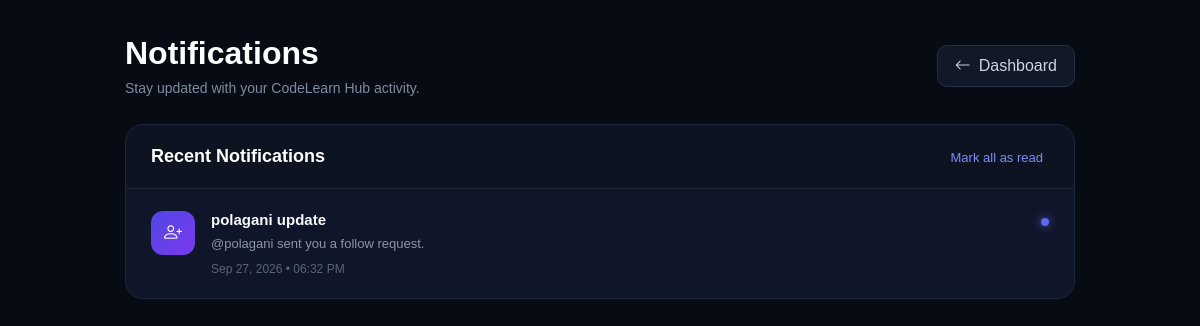
The app's page /notifications/ (signed in) with its own data.
### blog/models.py (models this page shows, shortened)
class Notification(models.Model):
    NOTIFICATION_TYPES = [
        ("FOLLOW_REQUEST", "Follow Request"),
        ("FOLLOW_ACCEPTED", "Follow Accepted"),
        ("FOLLOW_REJECTED", "Follow Rejected"),
        ("FOLLOW_BACK", "Follow Back"),
    ]
    recipient = models.ForeignKey(
        User,
        on_delete=models.CASCADE,
        related_name="notifications"
    )
    sender = models.ForeignKey(
        User,
        on_delete=models.CASCADE,
        related_name="sent_notifications"
    )
    notification_type = models.CharField(
        max_length=30,
        choices=NOTIFICATION_TYPES
    )
    message = models.CharField(
        max_length=255
    )
    is_read = models.BooleanField(
        default=False
    )
    created_at = models.DateTimeField(
        auto_now_add=True
    )
    class Meta:
        ordering = ["-created_at"]

### blog/views.py (the view)
@login_required
def notifications(request):
    notifications = Notification.objects.filter(
        recipient=request.user
    ).select_related(
        'sender'
    ).order_by('-created_at')
    if request.method == 'POST' and request.POST.get('mark_all_read') == '1':
        notifications.filter(is_read=False).update(is_read=True)
        return redirect('blog:notifications')
    return render(
        request,
        'blog/notifications.html',
        {
            'notifications': notifications,
            'unread_count': notifications.filter(is_read=False).count(),
            'username': request.user.username,
        }
    )

### blog/context_processors.py (called while the page is built)
def site_name(request):
    return {
        "SITE_NAME": settings.SITE_NAME
    }

def unread_message_count(request):
    if not request.user.is_authenticated:
        return {
            "UNREAD_MESSAGE_COUNT": 0
        }
    count = Message.objects.filter(
        Q(conversation__project_owner=request.user) |
        Q(conversation__participant=request.user),
        is_read=False
    ).exclude(
        sender=request.user
    ).count()
    return {
        "UNREAD_MESSAGE_COUNT": count
    }

### templates/blog/notifications.html (shortened to what this page needs)
{% load static %}
<!DOCTYPE html>
<html lang="en">
<head>
    <link rel="stylesheet" href="https://cdn.jsdelivr.net/npm/bootstrap-icons@1.11.3/font/bootstrap-icons.min.css">
</head>
<body>
<div class="page">
    <div class="container">
        <div class="header">
            <div class="title-area">
                <h1>Notifications</h1>
                <p>Stay updated with your CodeLearn Hub activity.</p>
            </div>
            <a href="{% url 'blog:dashboard' %}" class="back-btn"><i class="bi bi-arrow-left"></i>Dashboard</a>
        </div>
        <div class="notification-card">
            <div class="card-header">
                <h2>Recent Notifications</h2>
                <form method="post" action="{% url 'blog:notifications' %}">
                    <button type="submit" class="mark-read">Mark all as read</button>
                </form>
            </div>
            {% if notifications %}
                {% for notification in notifications %}
                    <div class="notification {% if not notification.is_read %}unread{% endif %}">
                        <div class="notification-icon">
                            {% if notification.notification_type == 'FOLLOW_REQUEST' %}
                                <i class="bi bi-person-plus"></i>
                            {% elif notification.notification_type == 'FOLLOW_ACCEPTED' %}
                                <i class="bi bi-person-check"></i>
                            {% elif notification.notification_type == 'FOLLOW_REJECTED' %}
                                <i class="bi bi-person-x"></i>
                            {% else %}
                                <i class="bi bi-bell"></i>
                            {% endif %}
                        </div>
                        <div class="notification-content">
                            <h3>{{ notification.sender.username }} update</h3>
                            <p>{{ notification.message }}</p>
                            <div class="notification-time">{{ notification.created_at|date:"M d, Y • h:i A" }}</div>
                        </div>
                        {% if not notification.is_read %}<div class="unread-dot"></div>{% endif %}
                    </div>
                {% endfor %}
            {% else %}
                <div class="empty-state">
                    <div class="empty-icon"><i class="bi bi-bell"></i></div>
                    <h3>No notifications yet</h3>
                    <p>When activity happens, your updates will appear here.</p>
                </div>
            {% endif %}
        </div>
    </div>
</div>
</body>
</html>

### templates/blog/notifications.html (style rules this page uses)
* { box-sizing: border-box; }
body { margin: 0; font-family: Arial, sans-serif; background: #070b14; color: #e5e7eb; }
.page { min-height: 100vh; padding: 35px; }
.container { max-width: 950px; margin: auto; }
.header { display: flex; justify-content: space-between; align-items: center; margin-bottom: 28px; }
.title-area h1 { margin: 0; color: white; font-size: 32px; }
.title-area p { margin: 8px 0 0; color: #7f8ba0; font-size: 14px; }
.back-btn { display: inline-flex; align-items: center; gap: 8px; padding: 11px 17px; border-radius: 10px; background: #111827; border: 1px solid #253047; color: #cbd5e1; text-decoration: none; transition: 0.3s; }
.notification-card { background: #0d1320; border: 1px solid #1c2738; border-radius: 18px; overflow: hidden; }
.card-header { display: flex; justify-content: space-between; align-items: center; padding: 21px 25px; border-bottom: 1px solid #1b2535; }
.card-header h2 { margin: 0; font-size: 18px; color: white; }
.mark-read { border: none; background: transparent; color: #818cf8; cursor: pointer; font-size: 13px; }
.notification { display: flex; align-items: flex-start; gap: 16px; padding: 22px 25px; border-bottom: 1px solid #172131; transition: 0.3s; }
.notification:last-child { border-bottom: none; }
.notification.unread { background: rgba(99, 102, 241, 0.045); }
.notification-icon { width: 44px; height: 44px; min-width: 44px; border-radius: 12px; display: flex; align-items: center; justify-content: center; background: linear-gradient(135deg, #4f46e5, #7c3aed); color: white; font-size: 18px; }
.notification-content { flex: 1; }
.notification-content h3 { margin: 0; font-size: 15px; color: #f8fafc; }
.notification-content p { margin: 6px 0 0; color: #8b95a7; font-size: 13px; line-height: 1.6; }
.notification-time { margin-top: 7px; color: #596579; font-size: 12px; }
.unread-dot { width: 8px; height: 8px; margin-top: 7px; border-radius: 50%; background: #6366f1; box-shadow: 0 0 10px rgba(99, 102, 241, 0.8); }

### records on screen
Notification: notification_type "FOLLOW_REQUEST" (drawn), sender.username "polagani", message "@polagani sent you a follow request.", created_at "Sep 27, 2026 • 06:32 PM", is_read False (drawn)
